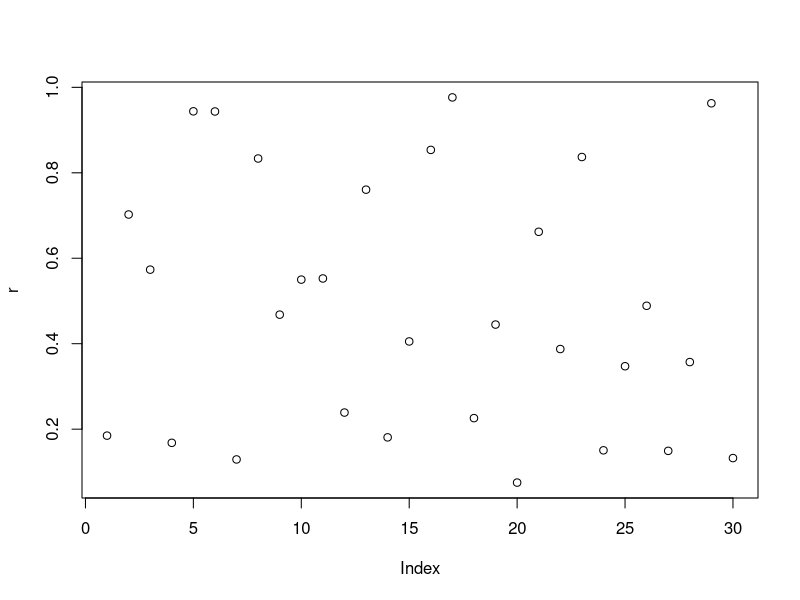
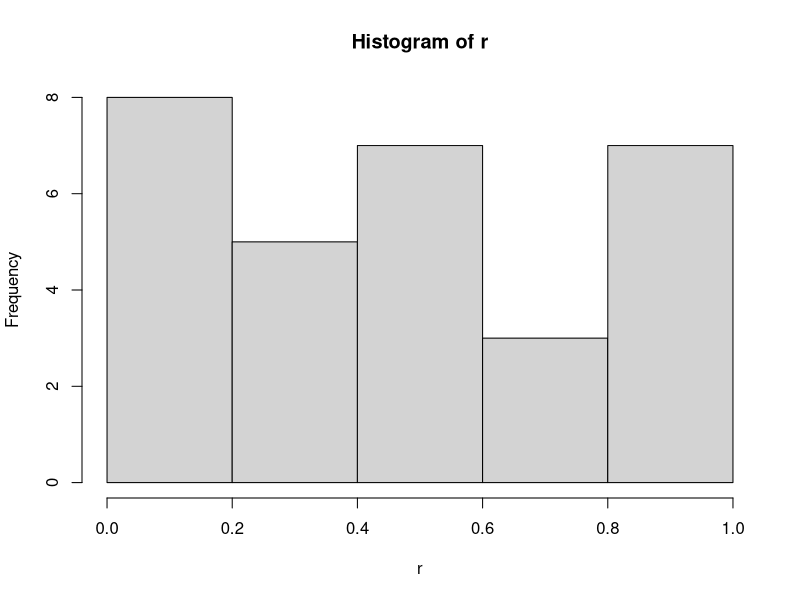
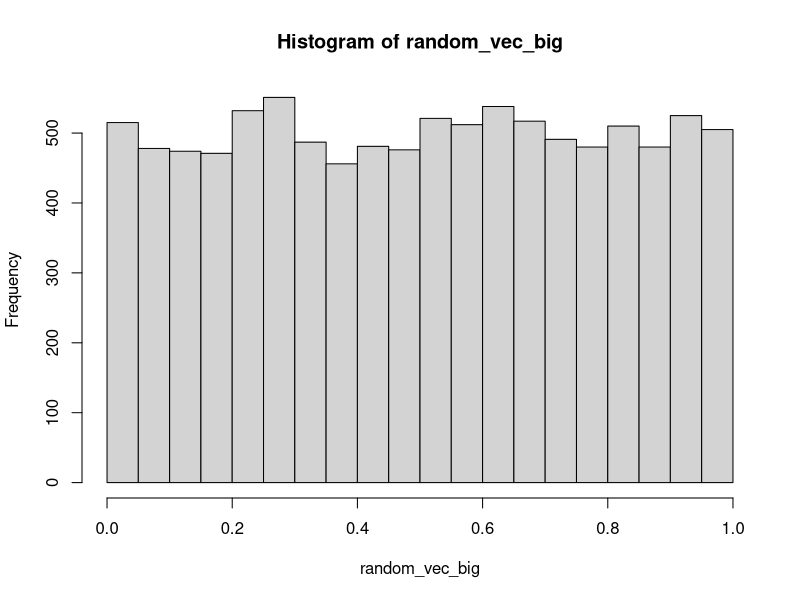
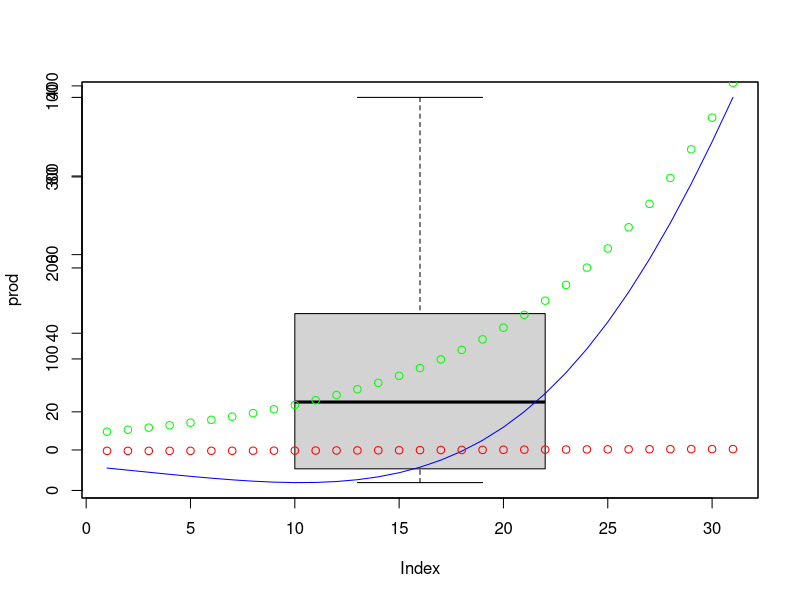
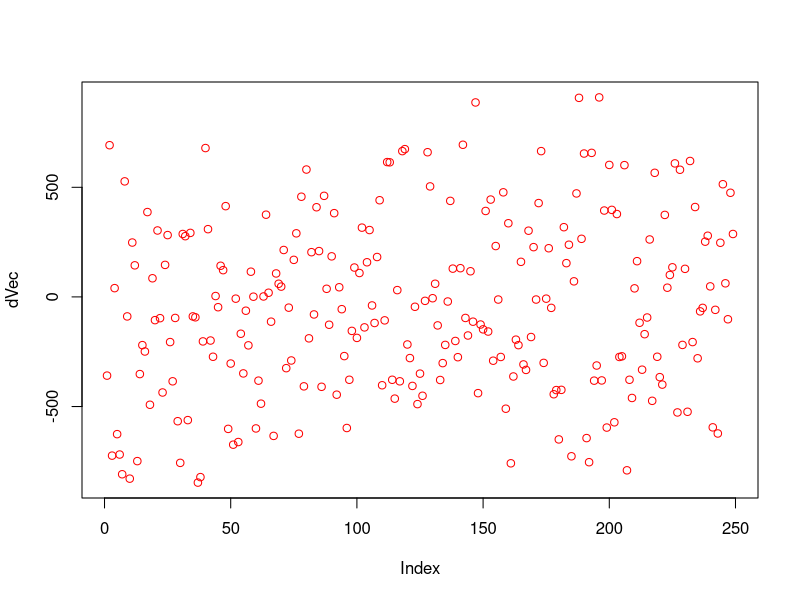
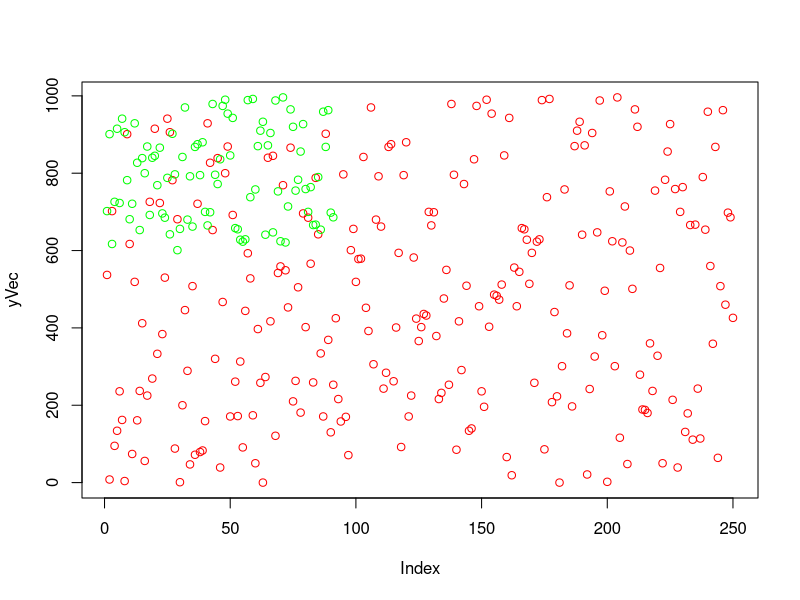

Write R code to recreate these figures, in order.
## ---- chunk 1
knitr::opts_chunk$set(echo = TRUE)
## ---- chunk 2
a <- 2
b <- 50
c <- 3

a+b
## ---- chunk 3
b/a
## ---- chunk 4
50%%3
## ---- chunk 5
sin(0)
## ---- chunk 6
cos(0)
## ---- chunk 7
sin45 <- sin(pi/4)
4*asin(sin45)
## ---- chunk 8
e3 <- exp(3)
log(e3)
## ---- chunk 9
# create 
a_vec <- c(3, 50, 5, 6, 10, 40, 20, 2, 100, 30, 25, 80) 
# length 
length(a_vec)
## ---- chunk 10
# sum
sum(a_vec)
## ---- chunk 11
# cumulative sum
cumsum(a_vec)
## ---- chunk 12
# summary statistics
summary(a_vec)
## ---- chunk 13
# variance
var(a_vec)
## ---- chunk 14
# is it reatlly a vector?
str(a_vec)
## ---- chunk 15
# was that not clear?
is.vector(a_vec)
## ---- chunk 16
# assign the 5th element of a_vec to d
d <- a_vec[5]
a_vec
## ---- chunk 17
# what does this mean?
length(d)
## ---- chunk 18
# Really? Well, ...
is.vector(d)
## ---- chunk 19
# how about random numbers?
random_vec <- runif(20)
length(random_vec)
## ---- chunk 20
random_vec
## ---- chunk 21
# what if random_vec was really big?
random_vec_big <- runif(10000)
length(random_vec_big)
## ---- chunk 22
head(random_vec_big)
## ---- chunk 23
# need more than 6?
head(random_vec_big, 20)
## ---- chunk 24
# too many decimal places?
options(digits = 2)
tail(random_vec_big)
## ---- chunk 25
# What if I want my random series to be repeatable?
set.seed(2)
r <- runif(30)
head(r,10)
## ---- chunk 26
r1 <- runif(20)
head(r1,10)
## ---- chunk 27
set.seed(2)
s <- runif(10)
s
## ---- chunk 28
# not enough digits?
options(digits = 4)
head(r)
## ---- chunk 29
head(s)
## ---- chunk 30
# can I get a picture of that?
plot(r)
## ---- chunk 31
# that's not very helpful. Histogram.
hist(r)
## ---- chunk 32
# doesn't look uniform? increase the sample size
hist(random_vec_big)
## ---- chunk 33
boxplot(a_vec)
## ---- chunk 34
# make a random matrix 
A <- matrix(data = floor(30*runif(16)), nrow = 4) 
A
## ---- chunk 35
# how big is the matrix?
dim(A)
## ---- chunk 36
# Let's make a vector to multiply by A
b <- floor(20*runif(dim(A)[2]))
b
## ---- chunk 37
# solve Ax = b
x <- solve(A,b)
x
## ---- chunk 38
b1 <- A%*%x
b1
## ---- chunk 39
b2 <- as.vector(A%*%x) #coerce b2 into a vector (column convert to roll)
b2
## ---- chunk 40
# inner product dot(e,f) = e'f
e <- floor(20*runif(4))
f <- floor(20*runif(4))
e
## ---- chunk 41
f
## ---- chunk 42
crossprod(e,f)
## ---- chunk 43
sum(e*f)
## ---- chunk 44
t(e)%*%f #transfer e crossprod f?
## ---- chunk 45
# outer product
outer(e,f,"*")
## ---- chunk 46
outer(e,f,">")
## ---- chunk 47
#using automatic coersion
outer(e,f,">")*1
## ---- chunk 48
e1q1a <- c(1:20)
## ---- chunk 49
e1q1b <- c(20:1)
## ---- chunk 50
e1q1c <- c(c(1:20),c(19:1))
head(e1q1c,39)
## ---- chunk 51
tmp <- c(4,6,3)
## ---- chunk 52
e1q1e <- c(rep(tmp, time=10))
e1q1e
## ---- chunk 53
e1q1f <- c(rep(tmp, length=31))
e1q1f
## ---- chunk 54
e1q1g <- c(rep(tmp, c(10,20,30)))
e1q1g
## ---- chunk 55
par(new=TRUE)
x <- seq(3,6,by=0.1)
prod <- exp(x)*cos(x)
plot(prod, col="blue", type="l") #(type set to "line")
points(cos(x),col="red")
points(exp(x),col="green")
## ---- chunk 56
x <- seq(3, 36, by=3)
y <- seq(1, 34, by=3)
a <- (0.1^x)*(0.2^y)
a
## ---- chunk 57
x <- seq(1:25)
b <- (2^x)/x
b
## ---- chunk 58
i <- c(10:100)
a <- sum(i^3+4*i^2)
a
## ---- chunk 59
i <- (1:25)
b <- sum((2^i)/i + (3^i)/(i^2))
b
## ---- chunk 60
paste("label", 1:30)
## ---- chunk 61
paste0("fn", 1:30)
## ---- chunk 62
set.seed(50)
xVec <- sample(0:999, 250, replace=T)
yVec <- sample(0:999, 250, replace=T) 
## ---- chunk 63
yVeca <- yVec[-1]#delete the first element
xVeca <- xVec[-length(xVec)]#dropping the last one, can also use"-250" instead of "-length"
dVec <- yVeca - xVeca
plot(dVec, col="red")
## ---- chunk 64
yVecb <- yVec[-length(yVec)]
xVecb <- xVec[-1]
eVec <- sin(yVecb)/cos(xVecb)
eVec
## ---- chunk 65
xVecc1 <- xVec[-c((length(xVec)-1):length(xVec))]
xVecc2 <- xVec[-c(1, length(xVec))]
xVecc3 <- xVec[-c(1, 2)]
fVec <- xVecc1 + 2*xVecc2 - xVecc3
fVec
## ---- chunk 66
e <- 2.718281828459
xVecd1 <- xVec[-1]
xVecd2 <- xVec[-length(xVec)]
gVec <- (e^(-xVecd1))/(xVecd2+10)
gVec
## ---- chunk 67
set.seed(50)
xVec <- sample(0:999, 250, replace=T)
yVec <- sample(0:999, 250, replace=T)
## ---- chunk 68
plot(yVec, col="red")
bVec <- yVec[yVec>600]
points(bVec, col="green")
bVec
## ---- chunk 69
i <- (1:250)
c <- (601:999)
n <- c(is.element(yVec[i], c)*1)
n
## ---- chunk 70
m <- xVec*n
m
## ---- chunk 71
i <- (1:250)
xbar <- mean(xVec[i])
xbar
v <- c(sqrt(abs(xVec[i] - xbar)))
v
## ---- chunk 72
i <- (1:250)
q <- max(yVec[i]) - 200
q
c <- (q:max(yVec[i]))
n <- c(is.element(yVec[i], c)*1)
sum(n[i])
## ---- chunk 73
i <- (1:250)
z <- c(is.element(xVec[i]%%2,0)*1)
sum(z[i])
## ---- chunk 74
g <- sort(xVec, decreasing=FALSE)
g
## ---- chunk 75
i <- seq(1, 250, by=3)
h <- c(yVec[i])
h
